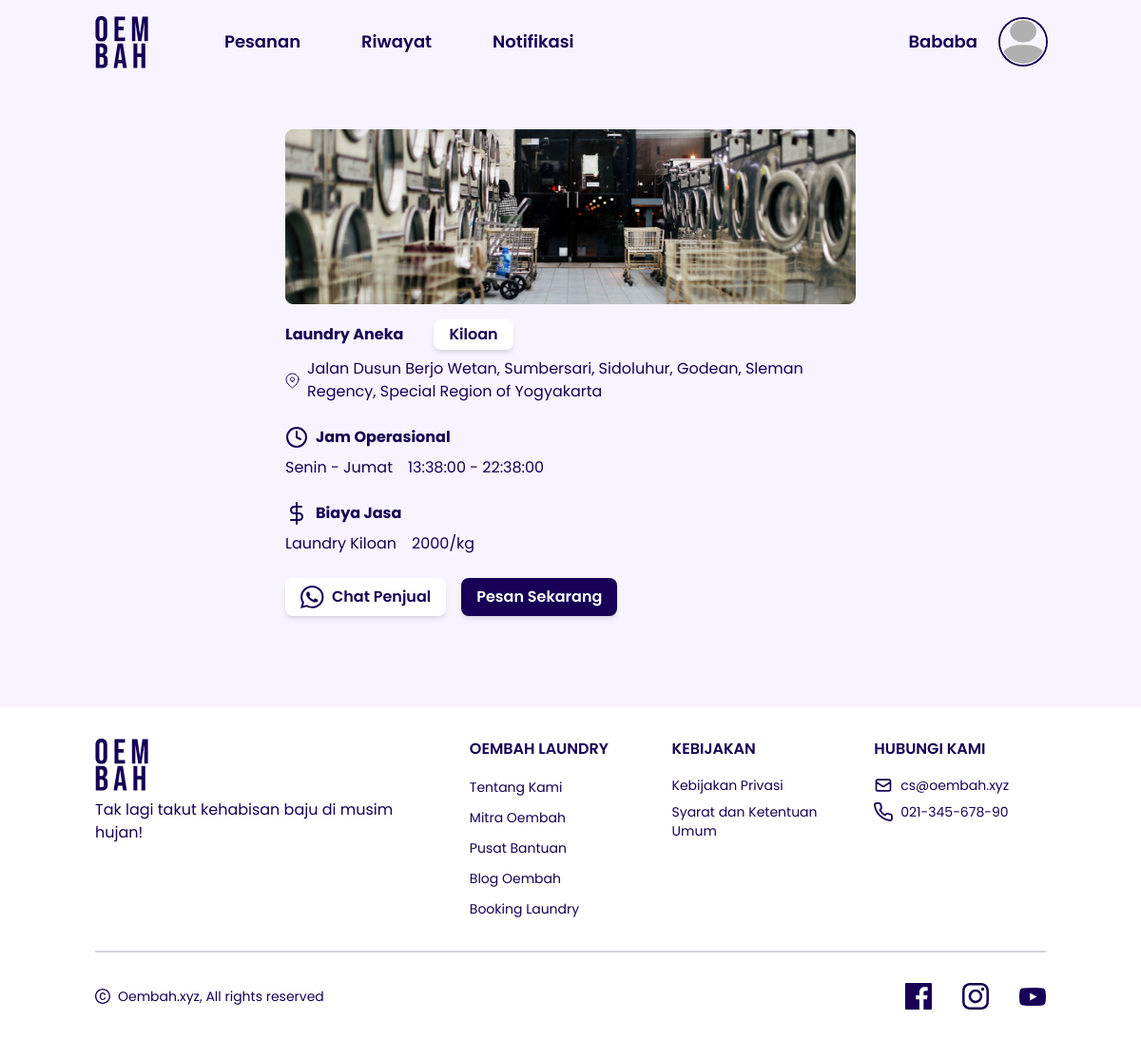
The app's page /page/detail_laundry.php?id=8 (signed in) with its own data.
### tables this page shows
CREATE TABLE `tb_user` (
  `id_user` int(10) UNSIGNED NOT NULL,
  `nama_user` varchar(50) NOT NULL,
  `email` varchar(100) NOT NULL,
  `password` varchar(100) NOT NULL,
  `alamat` varchar(100) NOT NULL,
  `latitude` decimal(11,8) NOT NULL,
  `longitude` decimal(11,8) NOT NULL,
  `kontak` varchar(50) NOT NULL
);

CREATE TABLE `tb_laundry` (
  `id_laundry` int(10) UNSIGNED NOT NULL,
  `nama_laundry` varchar(50) NOT NULL,
  `email` varchar(100) NOT NULL,
  `password` varchar(150) NOT NULL,
  `alamat` varchar(100) NOT NULL,
  `latitude` decimal(11,8) NOT NULL,
  `longitude` decimal(11,8) NOT NULL,
  `biaya` int(11) UNSIGNED NOT NULL,
  `kontak` varchar(50) NOT NULL,
  `tipe_laundry` enum('Kiloan','Sepatu','Helm') NOT NULL,
  `hari_mulai` varchar(20) NOT NULL,
  `hari_akhir` varchar(20) NOT NULL,
  `jam_buka` time NOT NULL,
  `jam_tutup` time NOT NULL
);

### functions.php (called while the page is built, shortened)
<?php
$conn = mysqli_connect("localhost", "root", "", "db_oembah");
function getDetailLaundry($data){
    global $conn;
    $id_laundry = (int) $data;
    $result = mysqli_query($conn, "SELECT * FROM tb_laundry WHERE id_laundry = '$id_laundry'");
    $row = mysqli_fetch_assoc($result);
    return $row;
}
function getUserProfile($data) {
    global $conn;
    $query = "SELECT * FROM tb_user WHERE email = '$data' OR id_user = '$data'";
    $result = mysqli_query($conn, $query);
    $row = mysqli_fetch_assoc($result);
    return $row;
}
?>

### page/detail_laundry.php (the view, shortened to what this page needs)
<?php
require '../functions.php';
$user = getUserProfile($_SESSION['user']);
?>
<!DOCTYPE html>
<html lang="en">
    <head>
        <link rel="stylesheet" href="../css/output.css" />
    </head>
    <body class="bg-gray-soft">
        <nav id="navbar" class="nav-user">
            <div class="nav-content">
                <div class="nav-left-side">
                    <a href="./">
                        <img class="w-14 h-14" src="../img/icons/logo_oembah.svg" alt="logo_oembah" />
                    </a>
                    <div class="hidden lg:block">
                        <ul class="nav-links">
                            <li class="nav-link"><a href="./orders.php">Pesanan</a></li>
                            <li class="nav-link"><a href="./history_order.php">Riwayat</a></li>
                            <li class="nav-link"><a href="#">Notifikasi</a></li>
                        </ul>
                    </div>
                </div>
                <a class="nav-right-side" href="./profile.php">
                    <span class="text-dark-blue text-lg font-semibold"><?= $user['nama_user'];?></span>
                    <img class="profile-img" src="../img/<?= !empty($user['image']) ? '../img/profile/'.$user['image'] : 'default_profile.png'?>" alt="Profile Image" />
                </a>
            </div>
        </nav>
        <?php if(isset($_GET['id'])) : ?>
        <?php $laundry = getDetailLaundry($_GET['id']); ?>
        <div class="w-10/12 lg:w-6/12 mx-auto mb-24 mt-12 space-y-4 text-sm sm:text-base">
            <img class="w-full" src="<?= !empty($laundry["image"]) ? '' : '../img/dummy_laundry.png'?>" alt="" />
            <ul class="grid grid-cols-1 gap-y-6">
                <li class="text-dark-blue flex flex-col gap-y-2">
                    <div class="flex items-center gap-x-8">
                        <h3 class="font-bold"><?= $laundry["nama_laundry"]; ?></h3>
                        <span class="bg-white font-semibold px-4 py-1 rounded-lg shadow-md"><?= $laundry["tipe_laundry"] ?></span>
                    </div>
                    <div class="flex items-center gap-x-2">
                        <img src="../img/icons/marker_icon.svg" alt="Marker Icon" />
                        <p><?= $laundry["alamat"] ?></p>
                    </div>
                </li>
                <li class="text-dark-blue flex flex-col gap-y-2">
                    <div class="flex items-center gap-x-2">
                        <img src="../img/icons/clock_icon.svg" alt="Clock Icon" />
                        <h3 class="font-bold">Jam Operasional</h3>
                    </div>
                    <div class="flex items-center gap-x-4">
                        <p><?= $laundry["hari_mulai"] . " - " . $laundry["hari_akhir"] ?></p>
                        <p><?= $laundry["jam_buka"]  . " - " . $laundry["jam_tutup"] ?></p>
                    </div>
                </li>
                <li class="text-dark-blue flex flex-col gap-y-2">
                    <div class="flex items-center gap-x-2">
                        <img src="../img/icons/dollar_icon.svg" alt="Dolar Icon" />
                        <h3 class="font-bold">Biaya Jasa</h3>
                    </div>
                    <div class="flex items-center gap-x-4">
                        <p><?= "Laundry " .  $laundry["tipe_laundry"] ?></p>
                        <p>
                            <?php
                            switch($laundry["tipe_laundry"]) {
                                case "Kiloan":
                                    echo $laundry["biaya"] . "/kg";
                                    break;
                            }
                            ?>
                        </p>
                    </div>
                </li>
                <li class="flex items-center gap-x-4">
                    <a class="bg-white flex items-center gap-x-2 px-4 py-2 rounded-lg shadow-md" href="https://wa.me/<?= $laundry["kontak"] ?>">
                        <img src="../img/icons/whatsapp_icon.svg" alt="Whatsapp Icon" />
                        <span class="font-semibold text-dark-blue"> Chat Penjual</span>
                    </a>
                    <button id="btn-open-modal" class="text-white bg-dark-blue px-4 py-2 rounded-lg shadow-md font-semibold">Pesan Sekarang</button>
                </li>
            </ul>
        </div>
        <?php endif ?>
        <footer>
            <div class="footer-container">
                <div class="footer-links">
                    <div>
                        <img class="w-14 h-14" src="../img/icons/logo_oembah.svg" alt="logo_oembah" />
                        <p class="text-dark-blue mt-2">Tak lagi takut kehabisan baju di musim hujan!</p>
                    </div>
                    <div class="footer-items">
                        <div>
                            <h1 class="text-dark-blue font-semibold">OEMBAH LAUNDRY</h1>
                            <ul class="grid grid-cols-1 xl:grid-cols-2 gap-x-4 gap-y-2 mt-4">
                                <li><a class="footer-item" href="#">Tentang Kami</a></li>
                                <li><a class="footer-item" href="#">Mitra Oembah</a></li>
                                <li><a class="footer-item" href="#">Pusat Bantuan</a></li>
                                <li><a class="footer-item" href="#">Blog Oembah</a></li>
                                <li><a class="footer-item" href="#">Booking Laundry</a></li>
                            </ul>
                        </div>
                        <div>
                            <ul>
                                <h1 class="text-dark-blue font-semibold">KEBIJAKAN</h1>
                                <div class="grid grid-cols-1 gap-x-4 gap-y-2 mt-4">
                                    <a class="footer-item" href="#">Kebijakan Privasi</a>
                                    <a class="footer-item" href="#">Syarat dan Ketentuan Umum</a>
                                </div>
                            </ul>
                        </div>
                        <div>
                            <h1 class="text-dark-blue font-semibold">HUBUNGI KAMI</h1>
                            <div class="grid grid-col-1 gap-x-4 gap-y-2 mt-4 text-sm">
                                <a class="footer-contacts" href="#">
                                    <img class="w-5" src="../img/icons/mail_icon.svg" alt="Logo Email" />
                                    <span>cs@oembah.xyz</span>
                                </a>
                                <a class="footer-contacts" href="#">
                                    <img class="w-5" src="../img/icons/call_icon.svg" alt="Logo Call" />
                                    <span>021-345-678-90</span>
                                </a>
                            </div>
                        </div>
                    </div>
                </div>
                <hr class="border border-gray-300" />
                <div class="footer-copyright">
                    <div class="flex items-center space-x-2">
                        <img class="w-4" src="../img/icons/copyrigth_icon.svg" alt="" />
                        <p class="text-dark-blue text-sm">Oembah.xyz, All rights reserved</p>
                    </div>
                    <div class="flex items-center space-x-8">
                        <a href="#"><img class="w-7" src="../img/icons/fb_icon.svg" alt="Icon Facebook" /></a>
                        <a href="#"><img class="w-7" src="../img/icons/instagram_icon.svg" alt="Icon Instagram" /></a>
                        <a href="#"><img class="w-7" src="../img/icons/youtube_icon.svg" alt="Icon Youtube" /></a>
                    </div>
                </div>
            </div>
        </footer>
    </body>
</html>

### records on screen
tb_user: nama_user "Bababa"
tb_laundry: nama_laundry "Laundry Aneka", tipe_laundry "Kiloan", alamat "Jalan Dusun Berjo Wetan, Sumbersari, Sidoluhur, Godean, Sleman Regency, Special Region of Yogyakarta", hari_mulai "Senin", hari_akhir "Jumat", jam_buka "13:38:00", jam_tutup "22:38:00", biaya "2000"
